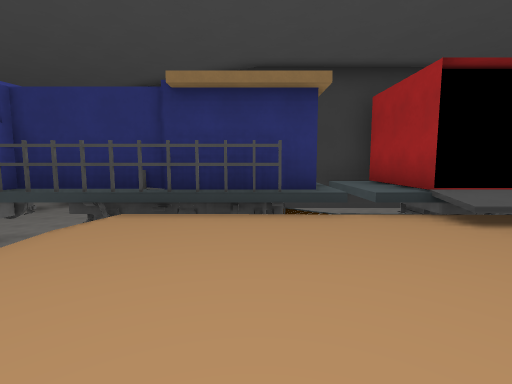
view 1 (above)

17 first-person views from a walk through a level from a Godot 3-D game. The camera is 1.5 m above the floor, tilts 6° down and sees 85° across. The floor is counted in squares, 1.85 m on a side. Each view is taken from the middle of a square. On the plan, view 1 faces up. The plan holds only what a view shows up to about 10 squares ahead; the rest is blank. The place goes on beyond the plan. Characters and animated objects are not drawn. Some surface patterns are stand-ins.

view 2
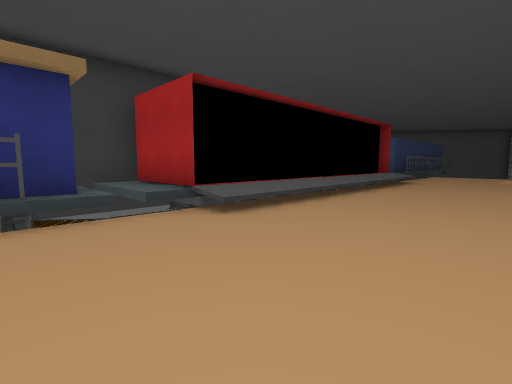

view 3
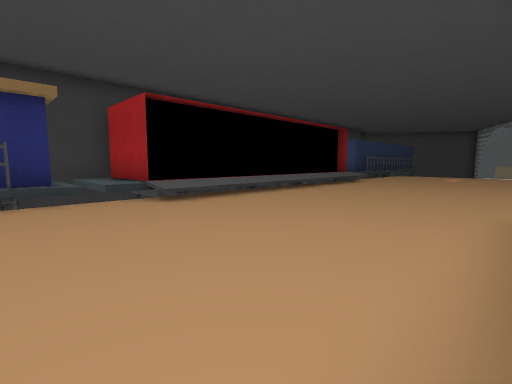

view 4
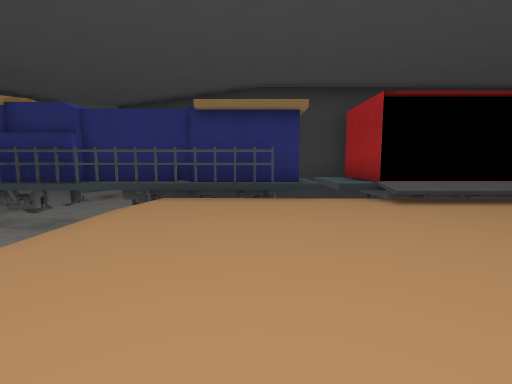

view 5
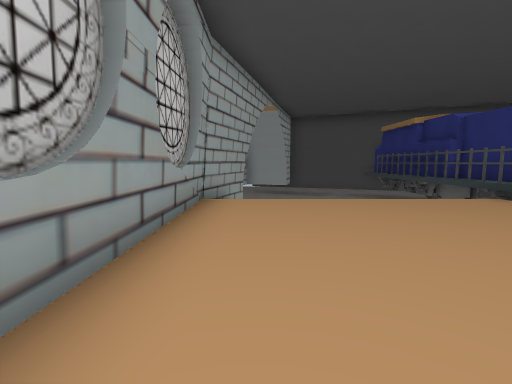

view 6
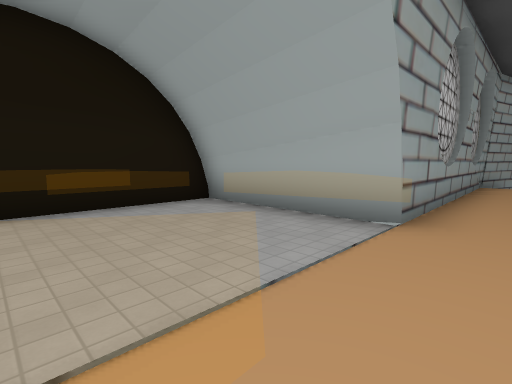

view 7
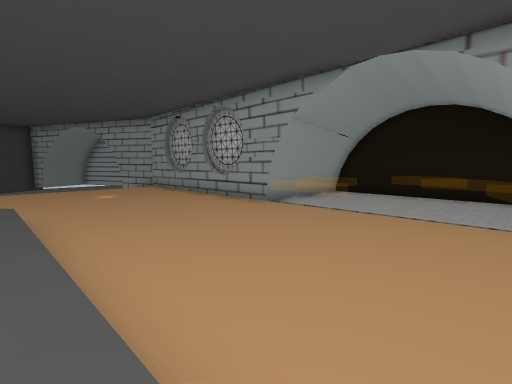

view 8
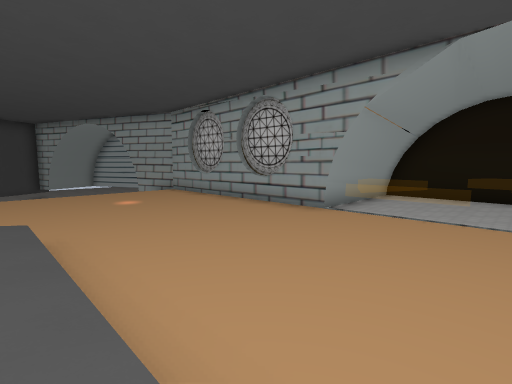

view 9
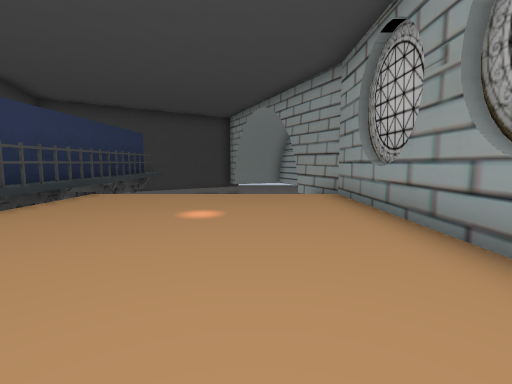

view 10
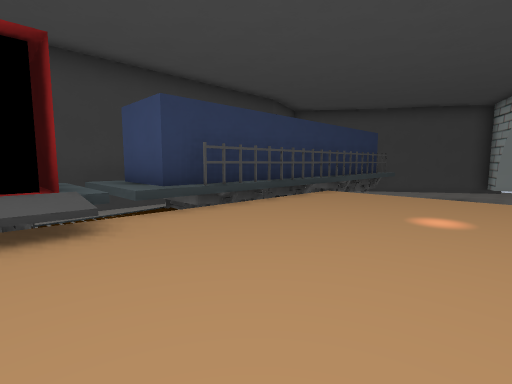

view 11
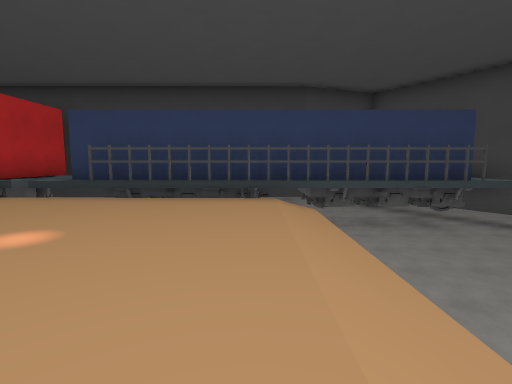

view 12
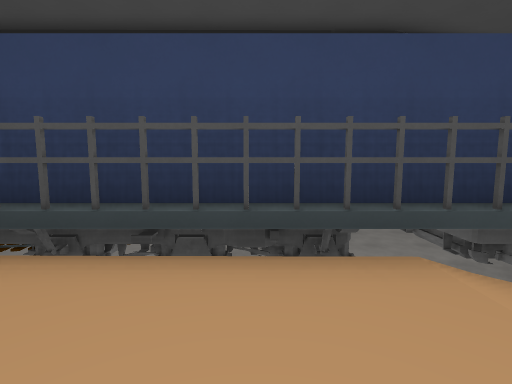

view 13
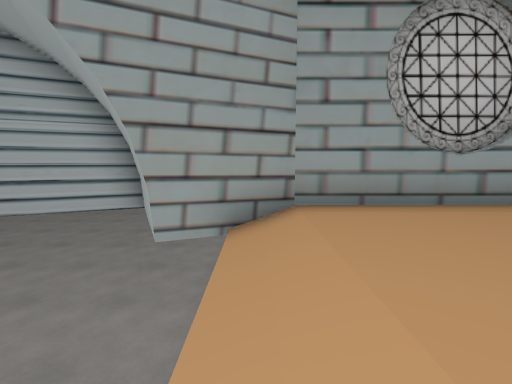

view 14
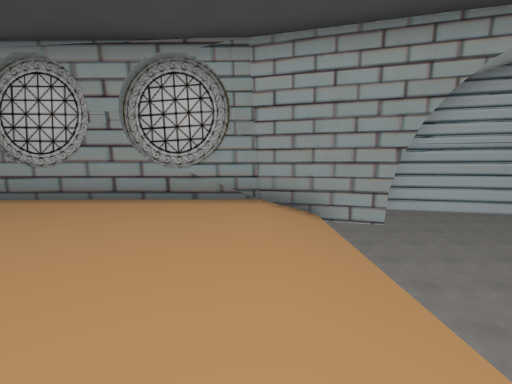

view 15
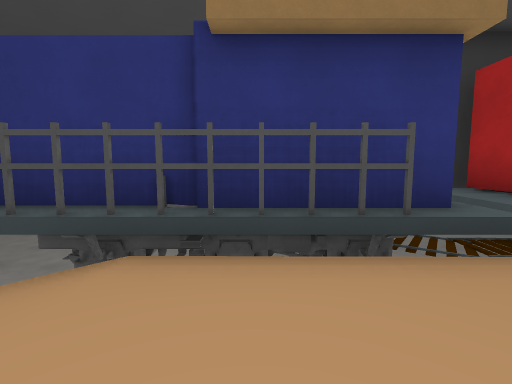

view 16
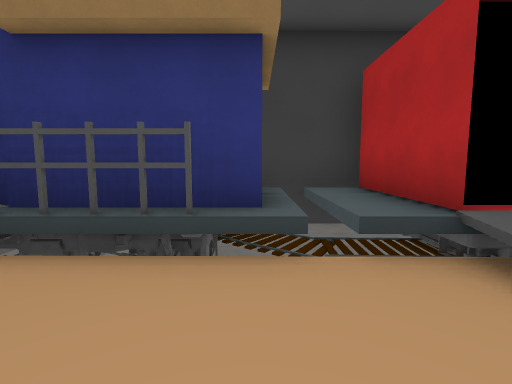

view 17
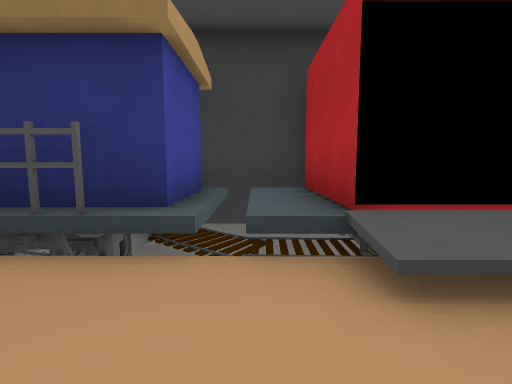

### Floor plan
Key: @ floor where view 1 was taken; # wall or solid block; x gap in a wall; . main floor; : floor 0.5 m higher than the main floor; / step, stairs or slope; = window, fence, low wall or low ledge; ^ raised ledge; v drop or lower ground.
Columns run from 6 left of view 1 to 23 right of it. Each row starts with its distance up from view 1.
  7 ^^^^^ ^^v#         v^^^   ^^^^
  6 ^      ^v#         #^^    ^^
  5 ^^^####xv#         #^######^^^
  4 vvv/...../:::::::::=....../vvv
  3    /....................../vvv
  2   v/....................../vvv
  1  vv/....................../vv
  0 vvv/..@.................../vv
 -1 vvv/....................../vvv
 -2 vvv###....................#vvv
 -3 vvv   ######......######## vvv
 -4 vvv        #......#        vvv
 -5 v          #......#          v
 -6            #......#          v
 -7             ######

Where each view was taken, in squares from view 1:
view 1: 0 up, 0 right, facing up
view 2: 0 up, 0 right, facing up-right
view 3: 2 down, 0 right, facing up-right
view 4: 2 down, 0 right, facing up
view 5: 1 down, 4 right, facing left
view 6: 1 down, 9 right, facing down-left
view 7: 4 up, 6 right, facing down-right
view 8: 4 up, 8 right, facing down-right
view 9: 0 up, 12 right, facing right
view 10: 0 up, 12 right, facing up-right
view 11: 2 down, 19 right, facing up
view 12: 2 up, 18 right, facing up
view 13: 2 up, 20 right, facing down
view 14: 4 up, 2 left, facing down
view 15: 2 up, 1 left, facing up
view 16: 2 up, 1 right, facing up
view 17: 2 up, 2 right, facing up
